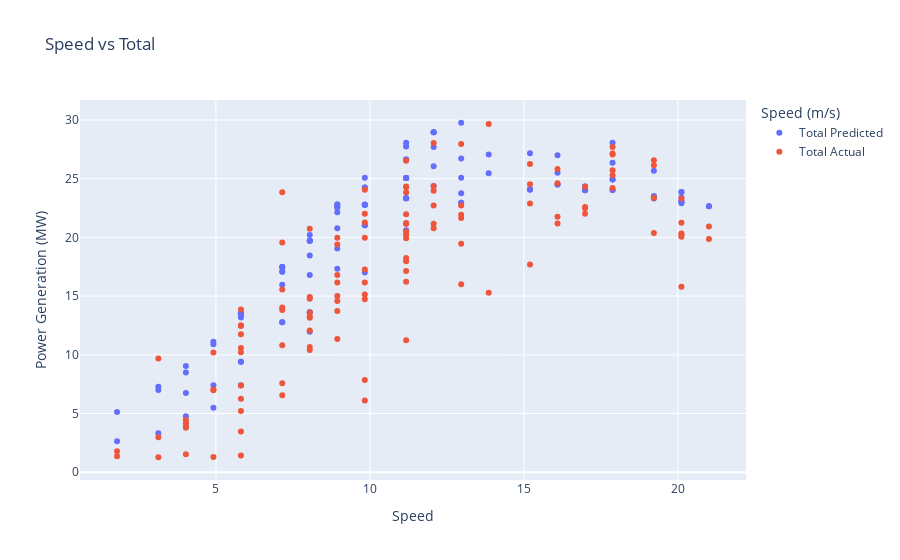

Notebook code cell kept with this figure:
### Code cell
# plot combined_pred_df speed vs total
px.scatter(
    data_frame=combined_pred_df, 
    x="Speed", 
    y=["Total Predicted", "Total Actual"], 
    title="Speed vs Total", 
    labels={"value": "Power Generation (MW)", "variable": "Speed (m/s)"},
    color="variable"
    )
